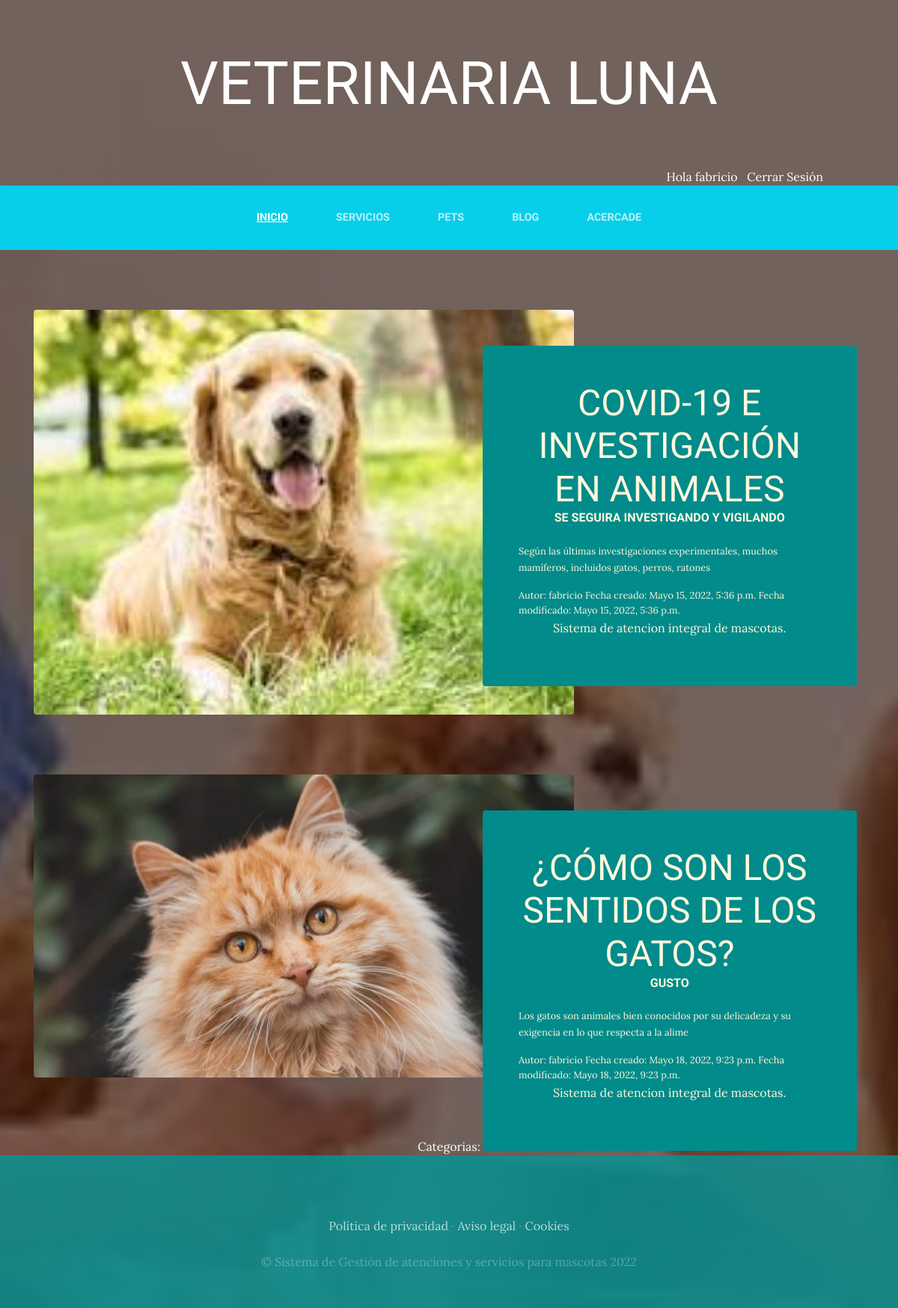
Screenshot of /blog/ (signed in) with the database file from the repository.
### appBlog/models.py (models this page shows, shortened)
class Post(models.Model):
    titulo =models.CharField(max_length=40) #Titulo
    subtitulo =models.CharField(max_length=40, null=True) #subTitulo
    contenido=models.CharField(max_length=100) #cuerpo
    imagen=models.ImageField(upload_to='appBlog', null=True, blank = True) #imagen
    autor=models.ForeignKey(User, on_delete=models.CASCADE)
    categotias=models.ManyToManyField(Categoria)
    created=models.DateTimeField(auto_now_add=True)
    updated=models.DateTimeField(auto_now_add=True)
    class Meta:
        verbose_name='post'
        verbose_name_plural='posts'

### appBlog/views.py (the view)
# urls.py: path('', views.Blog, name="Blog"),
def Blog(request):
    posts=Post.objects.all()
    return render(request, "blog/blog.html", {"posts": posts})

### appBlog/templates/blog/blog.html (shortened to what this page needs)
{% extends "appAtenciones/base.html" %}
{% load static  %}
{% block content  %}
   {% for post in posts %}
   <section class="page-section clearfix">
      <div class="container">
        <div class="intro">
          <img class="intro-img img-fluid mb-3 mb-lg-0 rounded" src="{{post.imagen.url}}" alt="" style="width: 65%;">
          <div class="intro-text left-0 text-center bg-faded p-5 rounded">
            <h2 class="section-heading mb-3">
              <span class="section-heading-lower">{{post.titulo}}</span>
              <span class="section-heading-upper">{{post.subtitulo}}</span>
            </h2>
            <div style="text-align: left; font-size: 0.8em;">
              <p  >{{post.contenido}}</p>
              Autor: {{post.autor}}
              Fecha creado: {{post.created}}
              Fecha modificado: {{post.updated}}
            </div>
            <p class="mb-3">Sistema de atencion integral de mascotas.
            </p>
          </div>
        </div>
      </div>
    </section>
    {% endfor %}
    <section>
      <div style="width:75% ; margin:auto; text-align:center; color:white;">
        Categorias:
      </div>
    </section>
 {% endblock %}

### appAtenciones/templates/appAtenciones/base.html (shortened to what this page needs)
<html>
<head>
{% load static %}
    <link href="{% static 'appAtenciones/vendor/bootstrap/css/bootstrap.min.css' %}" rel="stylesheet">
    <link href="{% static 'appAtenciones/css/gestion.css' %}" rel="stylesheet">
</head>
<body>
    <h1 class="site-heading text-center text-white d-none d-lg-block">
        <span class="site-heading-lower">Veterinaria Luna</span>
      </h1>
      <div style="text-align: right; margin-right: 100px; color: white;">
      {% if user.is_authenticated %}
      Hola {{user.username}} &nbsp;&nbsp;<a href=" {% url 'cerrar_sesion' %} " style="color: white;">Cerrar Sesión</a>
      {% else %}
      <a href="{% url 'loguear' %}" style="color: white;">Login</a> &nbsp &nbsp; <a href="{% url 'Usuarios' %}" style="color: white;">Registrate</a>
      </div>
      {% endif%}
      </div>
 <nav class="navbar navbar-expand-lg navbar-dark py-lg-4" id="mainNav">
    <div class="container">
      <div class="collapse navbar-collapse" id="navbarResponsive">
        <ul class="navbar-nav mx-auto">
          <li class="nav-item active px-lg-4">
            <a class="nav-link text-uppercase text-expanded" href="{% url 'home' %}">Inicio</a>
          </li>
          <li class="nav-item {% if request.path == '/Servicios' %}  active {% endif %}  px-lg-4">
            <a class="nav-link text-uppercase text-expanded" href="{% url 'Servicios' %}">Servicios</a>
          </li>
          <li class="nav-item {% if request.path == '/Pets' %}  active {% endif %} px-lg-4">
            <a class="nav-link text-uppercase text-expanded" href="{% url 'Pets' %}">Pets</a>
          </li>
          <li class="nav-item {% if request.path|slice:':6' == '/Blog' %}  active {% endif %} px-lg-4">
            <a class="nav-link text-uppercase text-expanded" href="{% url 'Blog' %}">Blog</a>
          </li>
          <li class="nav-item {% if request.path == '/Acercade' %}  active {% endif %} px-lg-4">
            <a class="nav-link text-uppercase text-expanded" href="{% url 'acercade' %}">Acercade</a>
          </li>
        </ul>
      </div>
    </div>
  </nav>
{% block content  %}
{% endblock %}
    <footer class="footer text-faded text-center py-5">
      <div class="container">
        <p class="m-0 mbt">
        	<a href="sample.html" class="link">Política de privacidad</a> ·
        	<a href="sample.html" class="link">Aviso legal</a> ·
        	<a href="sample.html" class="link">Cookies</a>
		</p>
        <p class="m-0 mbt1">&copy; Sistema de Gestión de atenciones y servicios para mascotas 2022</p>
      </div>
	</footer>
</body>
</html>

### appAtenciones/static/appAtenciones/css/gestion.css (style rules this page uses)
body { font-family: 'Lora'; background: linear-gradient(rgba(47, 23, 15, 0.65), rgba(47, 23, 15, 0.65)), url("../img/bg_main.jpg"); background-attachment: fixed; background-position: center; background-size: cover; }
h1, h2, h3, h4, h5, h6 { font-family: 'Raleway'; }
p { line-height: 1.75; }
.text-faded { color: rgba(255, 255, 255, 0.3); }
.site-heading { margin-top: 5rem; margin-bottom: 5rem; text-transform: uppercase; line-height: 1; font-family: 'Raleway'; }
.site-heading .site-heading-lower { font-size: 5rem; font-weight: 100; line-height: 4rem; }
.page-section { margin-top: 5rem; margin-bottom: 5rem; }
.section-heading { text-transform: uppercase; }
.section-heading .section-heading-upper { display: block; font-size: 1rem; font-weight: 800; padding-bottom:.5rem; }
.section-heading .section-heading-lower { display: block; font-size: 3rem; font-weight: 100; }
.bg-faded { background-color: rgba(255, 255, 255, 0.85); }
#mainNav { background-color: rgb(7, 207, 233); font-family: 'Raleway'; }
#mainNav .navbar-nav .nav-item .nav-link { color: rgba(255, 255, 255, 0.7); font-weight: 800; }
#mainNav .navbar-nav .nav-item.active .nav-link { color: #ffffff; text-decoration: underline; }
@media (min-width: 992px) { #mainNav .navbar-nav .nav-item .nav-link { font-size: 0.9rem; } }
.intro { position: relative; }
@media (min-width: 992px) { .intro .intro-img { width: 75%; float: left; } }
@media (min-width: 992px) { .intro .intro-text { left: 600; width: 60%; margin-top: 3rem; background-color: rgb(2, 139, 139); color: cornsilk; position: absolute; } }
@media (min-width: 1200px) { .intro .intro-text { width: 45%; } }
.footer { background-color: rgba(4, 150, 153, 0.8); }
.mbt { padding-top: 2rem; }
.mbt1 { padding-top: 1.25rem; }
a.link { color: rgba(255, 255, 255, 0.7); }

### rows the page displays
Post: imagen (picture), titulo "COVID-19 E INVESTIGACIÓN EN ANIMALES", subtitulo "SE SEGUIRA INVESTIGANDO Y VIGILANDO", contenido "Según las últimas investigaciones experimentales, muchos mamíferos, incluidos gatos, perros, ratones", autor "fabricio", created "Mayo 15, 2022, 5:36 p.m.", updated "Mayo 15, 2022, 5:36 p.m."
Post: imagen (picture), titulo "¿CÓMO SON LOS SENTIDOS DE LOS GATOS?", subtitulo "GUSTO", contenido "Los gatos son animales bien conocidos por su delicadeza y su exigencia en lo que respecta a la alime", autor "fabricio", created "Mayo 18, 2022, 9:23 p.m.", updated "Mayo 18, 2022, 9:23 p.m."

### other values shown
{{ user.username }} "fabricio"
